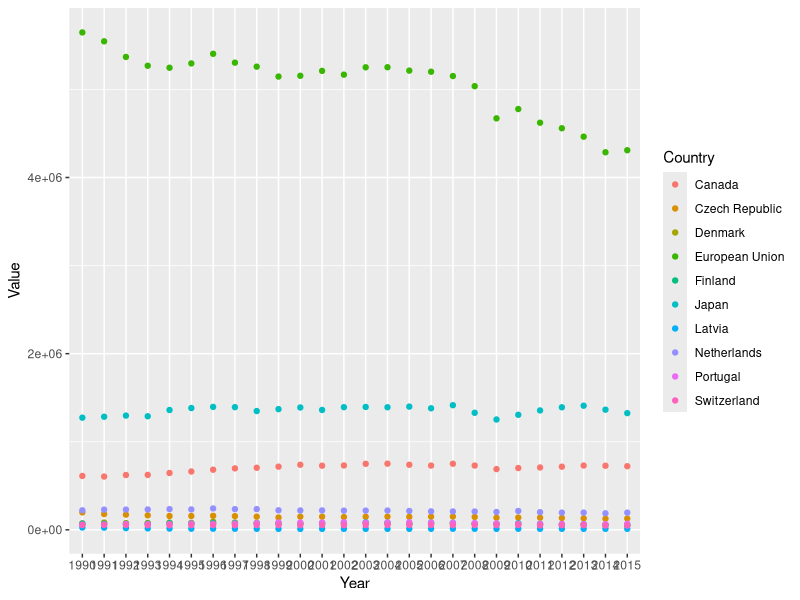
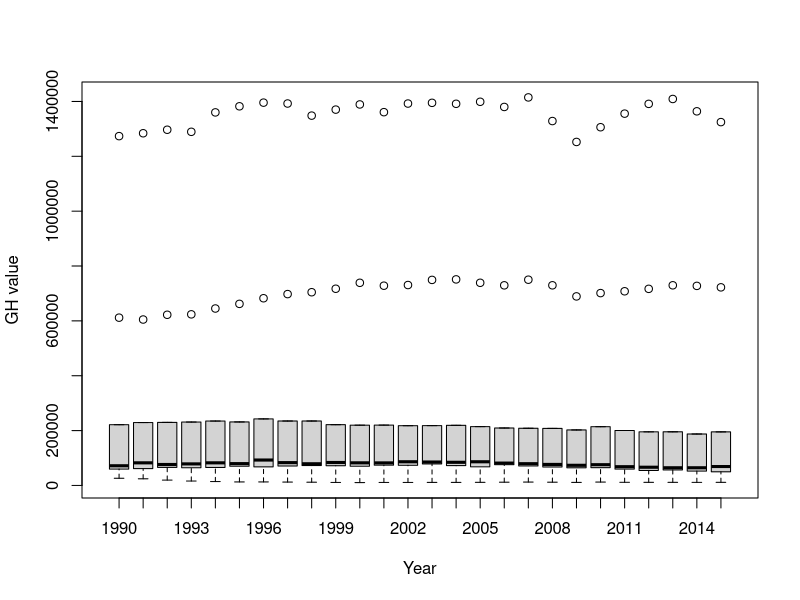

The R source for these figures, in order: (Note: this script raises an error after producing the figures.)
# Required packages
library(readr)
library(ggplot2)
library(tidyverse)
library(dplyr)

# Data analysis on greenhouse gas emission from 10 countries among 26 years

clean_data_GH <- read_csv("data/clean_data_GH.csv", 
                    col_types = cols(Year = col_character()))

#### Data exploration ####

# 1. Outliers
ggplot(clean_data_GH, aes(Year, Value, colour = Country )) +
  geom_point()
# European Union has high values compared to other countries 
# EU will be discarded from the analysis 
clean_data_GH <- clean_data_GH %>% 
  filter(Country != "European Union")

# Are there missing values?
sum(is.na(clean_data_GH$Value))
# No missing value

# 2. Collinearity X
# Not relevant for the dataset
#C Relationships Y vs X
boxplot(Value ~ Year, 
        data = clean_data_GH,
        xlab = "Year",
        ylab = "GH value")
# No relationship between Year and GH value

#3. Spatial/temporal aspects of sampling design
# Not relevant for the data set

# 4. Interactions
# Not relevant for the data set

# 5. Zero inflation Y (Are there many 0s in the data set)
sum(clean_data_GH$Value == 0) #NONE

# 6. Are categorical covariates balanced?
# Not relevant for the data set


write_csv(clean_data_GH, "data/clean_data_GH.csv")
